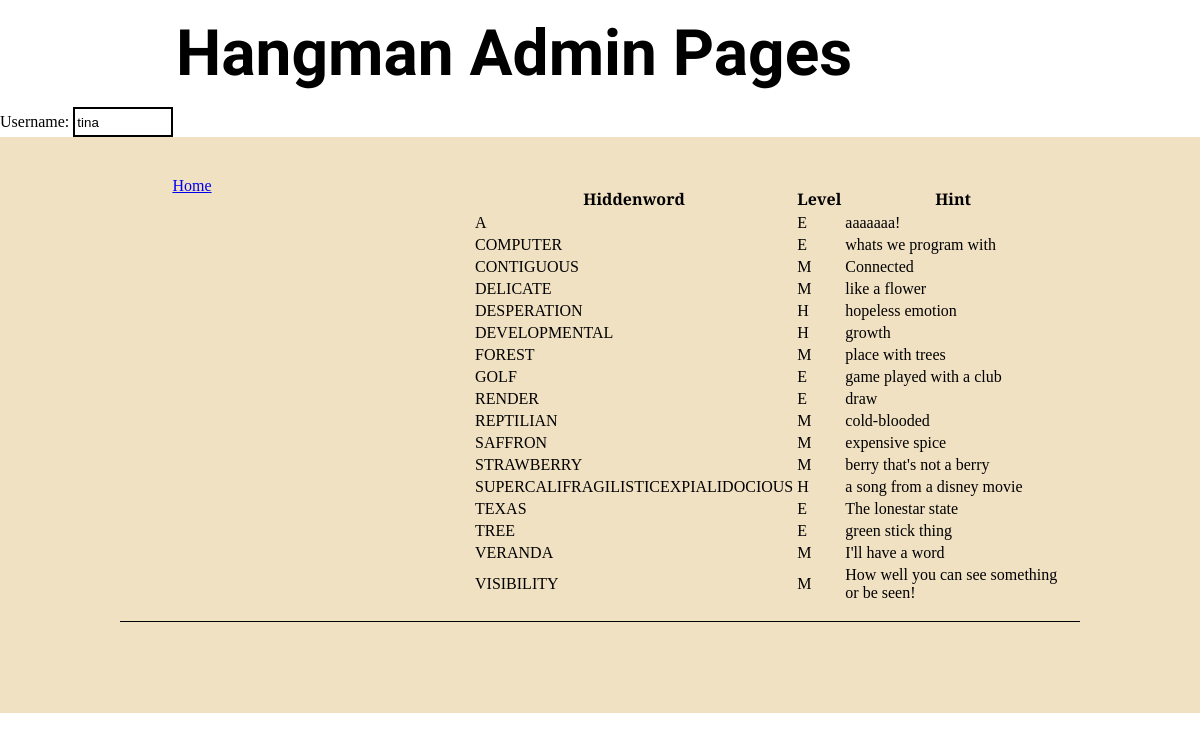
The page /read_word/tina on the database its author committed.
### tables this page shows
CREATE TABLE words (hiddenword TEXT PRIMARY KEY NOT NULL, level TEXT NOT NULL, hint TEXT);

### app.py (the view)
@app.route("/read_word/<string:user>")
def read_word(user):
    search = "SELECT * FROM words ORDER by hiddenword"
    wordinfo = ""
    wordinfo = Hangman_read.read_data(search)
    return render_template("read_word.html", wordinfo = wordinfo, user = user)

### Hangman_read.py (called while the page is built)
def read_data(searchString):
    conn = None
    results = []
    try:
        conn = sqlite3.connect('dodgecity.db')
        cur = conn.cursor()
        cur.execute(searchString)
        results = cur.fetchall()
    except sqlite3.Error as err:
        print('Database Error', err)
    finally:
        if conn != None:
            conn.close()
    return results

### templates/read_word.html (shortened to what this page needs)
<!DOCTYPE html>
<html lang="en">
<head>
<link rel="stylesheet" href="/static/css/styles.css">
</head>
<body>
	<div id="uber_wrapper_header">
<div id="header-wrapper">
  <header>
    <h1 class="header">Hangman Admin Pages</h1>
	</header></div></div>
	Username: <input name="user" id="user" value="{{user}}" readonly/>
		<div id="uber_wrapper_body">
			<div id="wrapper">
	<div id="middle_wrapper">
    <nav>
       <ul>
		<li><a href='/manage_words_readuser/{{user}}'>Home</a></li>
		</ul>
	</nav>
  <main>
	<table>
		<tr>
			<th>Hiddenword</th>
			<th>Level</th>
			<th>Hint</th>
		</tr>
		{% for hiddenword in wordinfo %}
		<tr><td>{{hiddenword[0]}}</td><td>{{hiddenword[1]}}</td><td>{{hiddenword[2]}}</td></tr>
		{% endfor %}
	</table>
		</div>
  <footer>
	  <div class="footer_left">
	  </div>
	  <div class="footer_right">
	  	  </div>
  </footer>
 </div>
			</div>
</body>
</html>

### static/css/styles.css (style rules this page uses)
@media (min-width: 1px) { * { box-sizing: border-box; margin: 0; } }
@media (min-width: 1px) { body { font-family: 'Playfair Display', serif; color: #000000; background-color:ffffff; } }
@media (min-width: 1px) { .footer_left { width: 30%; padding: 2em; font-size: 20px; font-family: 'Oswald', sans-serif; } }
@media (min-width: 1px) { .footer_right { width: 30%; padding: 2em; font-size: 20px; font-family: 'Oswald', sans-serif; } }
@media (min-width: 1px) { #uber_wrapper_header { width: 100%; background-color: #ffffff; } }
@media (min-width: 1px) { #uber_wrapper_body { width: 100%; background-color: #F1E1C3; } }
@media (min-width: 1px) { #header-wrapper { background-color:#F1E1C3; height: auto; overflow: auto; } }
@media (min-width: 1px) { #wrapper { background-color:#F1E1C3; height: auto; overflow: auto; } }
@media (min-width: 1px) { #middle_wrapper { height: auto; overflow: auto; display: block; } }
@media (min-width: 1px) { nav { margin-top: 2em; width: 100%; height: auto; padding-left: 1em; } }
@media (min-width: 1px) { header { color: #0000000; background-color: #FFFFFF; background-repeat: no-repeat; background-size: auto 100%; text-align: left; padding: .5em 0 .5em 5.5em; height: auto; border-bottom: thin black; font-size: 2em; } }
@media (min-width: 1px) { main { padding: 1em; margin-top: 15px; height: auto; width: 100%; } }
@media (min-width: 1px) { footer { background-color: #F1E1C3; font-size:70%; text-align: left; padding: 0.5em 0; border-top:.1em solid #000000; display: flex; justify-content: space-between; } }
@media (min-width: 1px) { h1 { color: #000000; font-family: 'Rye', cursive; size: 5em; } }
@media (min-width: 1px) { h1.header { color: #000000; font-family: 'Rye', cursive; size: 5em; } }
@media (min-width: 1px) { input { width: 100px; border: 2px solid black; margin-right: 30px; height: 30px; } }
@media (min-width: 1px) { nav ul { list-style-type: none; padding-left: 0; } }
@media (min-width: 1px) { nav li { text-align: center; padding-top: .5em; padding-bottom: .5em; } }
@media (min-width: 1px) { header, nav, main, aside, figure { display: block; } }
@media (min-width: 600px) { nav li { display: inline-block; width: 7em; padding: 0.5em; border: none; } }
@media (min-width: 600px) { nav ul { text-align: center; } }
@media (min-width: 600px) { main { margin-top: 2em; width: 65%; } }
@media (min-width: 600px) { nav { width: 20%; } }
@media (min-width: 600px) { footer { border-top:.1em solid #000000; display: flex; justify-content: space-between; } }
@media (min-width: 600px) { h1 { color: #000000; font-family: 'Rye', cursive; size: 10em; } }
@media (min-width: 600px) { #middle_wrapper { height: auto; overflow: auto; display: flex; justify-content: space-between; } }
@media (min-width: 1024px) { nav li { display: block; } }
@media (min-width: 1024px) { nav { float: left; } }
@media (min-width: 1024px) { #wrapper { width: 80%; margin: auto; max-width: 1200px; height: auto; } }
@media (min-width: 1024px) { body { background-color: #FFFFFF; } }
@media (min-width: 1024px) { h1 { color: #000000; font-family: 'Rye', cursive; size: 10em; } }
@media (min-width: 1024px) { #middle_wrapper { height: auto; overflow: auto; display: flex; justify-content: space-between; } }

### rows shown on the page
words: hiddenword "A", level "E", hint "aaaaaaa!"
words: hiddenword "COMPUTER", level "E", hint "whats we program with"
words: hiddenword "CONTIGUOUS", level "M", hint "Connected"
words: hiddenword "DELICATE", level "M", hint "like a flower"
words: hiddenword "DESPERATION", level "H", hint "hopeless emotion"
words: hiddenword "DEVELOPMENTAL", level "H", hint "growth"
words: hiddenword "FOREST", level "M", hint "place with trees"
words: hiddenword "GOLF", level "E", hint "game played with a club"
words: hiddenword "RENDER", level "E", hint "draw"
words: hiddenword "REPTILIAN", level "M", hint "cold-blooded"
words: hiddenword "SAFFRON", level "M", hint "expensive spice"
words: hiddenword "STRAWBERRY", level "M", hint "berry that's not a berry"
words: hiddenword "SUPERCALIFRAGILISTICEXPIALIDOCIOUS", level "H", hint "a song from a disney movie"
words: hiddenword "TEXAS", level "E", hint "The lonestar state"
words: hiddenword "TREE", level "E", hint "green stick thing"
words: hiddenword "VERANDA", level "M", hint "I'll have a word"
words: hiddenword "VISIBILITY", level "M", hint "How well you can see something or be seen!"
